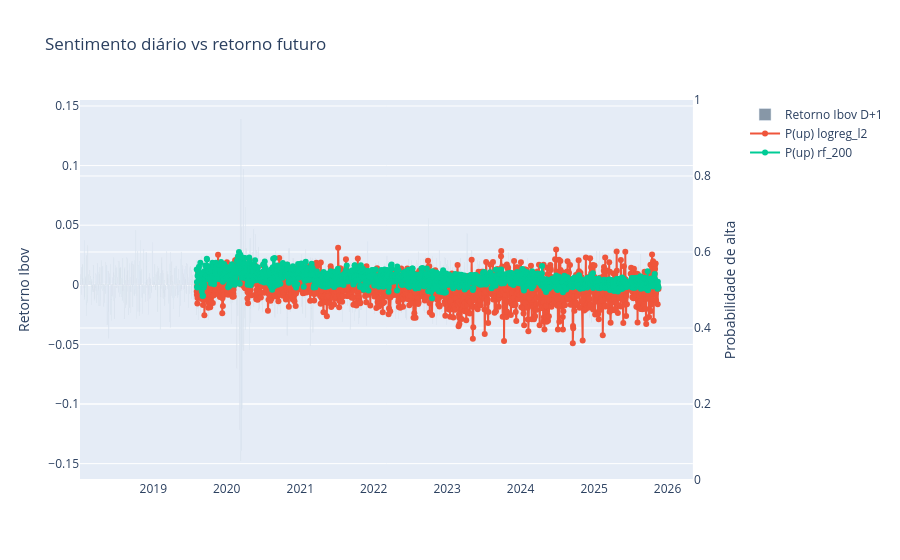

Write notebook code for a chart like this one.
### Code cell
# 6. Figura principal: retornos vs probabilidades
main_fig = make_subplots(specs=[[{"secondary_y": True}]])
main_fig.add_trace(
    go.Bar(
        x=labels["day"],
        y=labels["ret_next"],
        name="Retorno Ibov D+1",
        marker_color="rgba(55,83,109,0.6)",
    ),
    secondary_y=False,
)
for model_name, sub in merged.groupby("model"):
    main_fig.add_trace(
        go.Scatter(
            x=sub["day"],
            y=sub["proba"],
            mode="lines+markers",
            name=f"P(up) {model_name}",
        ),
        secondary_y=True,
    )
main_fig.update_layout(title="Sentimento diário vs retorno futuro", hovermode="x unified")
main_fig.update_yaxes(title_text="Retorno Ibov", secondary_y=False)
main_fig.update_yaxes(title_text="Probabilidade de alta", range=[0, 1], secondary_y=True)
main_fig.show()

### Figure 1 — Plotly figure (JSON) as saved in the notebook; plotly's stock layout.template omitted (floating-point values rounded to 4 significant figures; data arrays with more than 128 entries replaced by an {"elided": "..."} marker saying what was removed)
{"data": [{"marker": {"color": "rgba(55,83,109,0.6)"}, "name": "Retorno Ibov D+1", "type": "bar", "x": {"elided": "2771 str values"}, "xaxis": "x", "y": {"elided": "2771 float values"}, "yaxis": "y"}, {"mode": "lines+markers", "name": "P(up) logreg_l2", "type": "scatter", "x": {"elided": "1552 str values"}, "xaxis": "x", "y": {"elided": "1552 float values"}, "yaxis": "y2"}, {"mode": "lines+markers", "name": "P(up) rf_200", "type": "scatter", "x": {"elided": "1552 str values"}, "xaxis": "x", "y": {"elided": "1552 float values"}, "yaxis": "y2"}], "layout": {"hovermode": "x unified", "title": {"text": "Sentimento diário vs retorno futuro"}, "xaxis": {"anchor": "y", "domain": [0.0, 0.94]}, "yaxis": {"anchor": "x", "domain": [0.0, 1.0], "title": {"text": "Retorno Ibov"}}, "yaxis2": {"anchor": "x", "overlaying": "y", "range": [0, 1], "side": "right", "title": {"text": "Probabilidade de alta"}}}}
